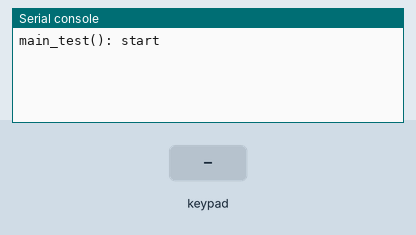
Recording of a program running on a simulated pyboard running MicroPython. On the bench: the last lines printed to the serial console. The test bench sets the inputs (shaded band).

Above: at 1.2 s.
1.3 s: key '1' pressed
At 2.6 s:
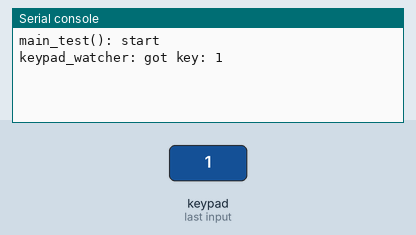
2.9 s: keypad keys 1 2 # pressed 0.4 s apart
At 4.2 s:
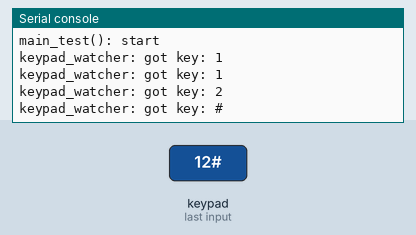
5.6 s: key 'A' pressed
At 6.9 s:
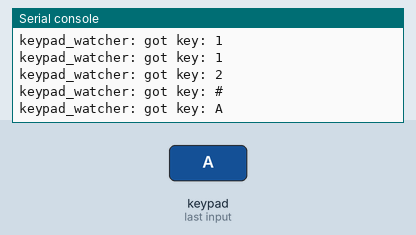
7.2 s: keypad keys 1 2 * pressed 0.4 s apart
At 8.6 s:
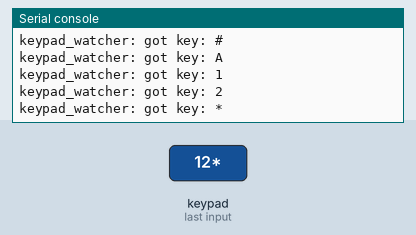
9.9 s: key 'B' pressed
At 10.5 s:
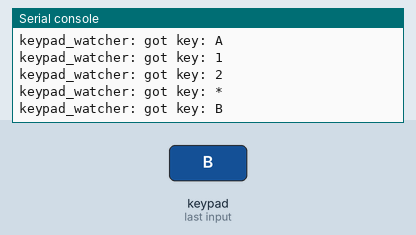
11.5 s: keypad keys 1 2 D pressed 0.4 s apart
At 12.9 s:
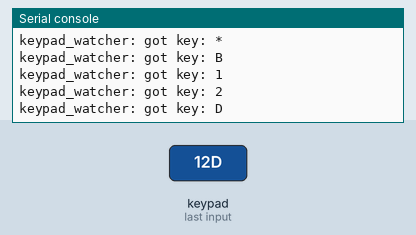

The program:

keypad_uasyncio.py
```python
"""
Keypad module/class for MicroPython, using uasyncio module.
===========================================================

Notes
-----

    * Two uasync coroutines are created.
        1. Keypad.scan_coro -- scans keypad rows/columns and pushes key events to a queue.
        2. keypad_watcher -- watches the keypad for key events on the queue.

    * To run type:
        >>> import keypad_uasyncio as k
        >>> k.run()

    * Need to have the following modules installed (via upip or manually)
        - micropython-uasyncio
        - micropython-uasyncio.queues
        - micropython-uasyncio.core ???
        - micropython-collections

Testing
-------

    * Tested on an Olimex E407 board (STM32F407 micro-controller)
    https://www.olimex.com/Products/ARM/ST/STM32-E407

    * with 16-key (4x4 matrix) membrane keypad, similar to this (bought on eBay).
    https://www.youtube.com/watch?v=wRse5uqvPZs

To Do
-----

    * Pass the key and pin info to the class via function parameters.
    * Support long key press events.
    * Refactor into a common base class.
    * Unit tests :-/
    * Video the keypad working :)

"""

##============================================================================

import micropython

try:
    from hwconfig import Pin
except ImportError:
    from pyb import Pin

import uasyncio as asyncio
from uasyncio.queues import Queue

##============================================================================

QUEUE_SIZE_DEFAULT = 0
START_DEFAULT = False
LONG_KEYPRESS_COUNT_DEFAULT = 20

class Keypad_uasyncio():
    """Class to scan a Keypad matrix (e.g. 16-keys as 4x4 matrix) and report
       key presses.
    """

    ## Key states/events
    KEY_UP          = 0
    KEY_DOWN        = 1
    KEY_DOWN_LONG   = 2
    KEY_UP_LONG     = 3     ## an event only, not a state.

    #-------------------------------------------------------------------------

    def __init__(self, queue_size=QUEUE_SIZE_DEFAULT, start=START_DEFAULT, long_keypress_count=LONG_KEYPRESS_COUNT_DEFAULT):
        """Constructor."""

        self.init(queue_size=queue_size, start=start, long_keypress_count=long_keypress_count)

    #-------------------------------------------------------------------------

    def init(self, queue_size=QUEUE_SIZE_DEFAULT, start=START_DEFAULT, long_keypress_count=LONG_KEYPRESS_COUNT_DEFAULT):
        """Initialise/Reinitialise the instance."""

        ## Create the queue to push key events to.
        self.queue = Queue(maxsize=queue_size)

        self.running = start
        self.long_keypress_count = long_keypress_count

        ## The chars on the keypad
        keys = [
            '1', '2', '3', 'A',
            '4', '5', '6', 'B',
            '7', '8', '9', 'C',
            '*', '0', '#', 'D',
            ]

        ## The chars to display/return when the key is pressed down for a long time.
        self.chars_long = [
            'm', 'i', 'e', 'a',
            'n', 'j', 'f', 'b',
            'o', 'k', 'g', 'c',
            'p', 'l', 'h', 'd',
            ]

        ## Initialise all keys to the UP state.
        self.keys = [ { 'char':key, 'state':self.KEY_UP, 'down_count':0 } for key in keys ]

        ## Pin names for rows and columns.
        self.rows = [ 'PD1', 'PD3', 'PD5', 'PD7' ]
        self.cols = [ 'PD9', 'PD11', 'PD13', 'PD15' ]

        ## Initialise row pins as outputs.
        self.row_pins = [ Pin(pin_name, mode=Pin.OUT) for pin_name in self.rows ]

        ## Initialise column pins as inputs.
        self.col_pins = [ Pin(pin_name, mode=Pin.IN, pull=Pin.PULL_DOWN) for pin_name in self.cols ]

        self.row_scan_delay_ms = 40 // len(self.rows)

    #-------------------------------------------------------------------------

    def start(self):
        """Start keypad scanning."""

        self.running = True

    #-------------------------------------------------------------------------

    def stop(self):
        """Stop the timer."""

        self.running = False

    #-------------------------------------------------------------------------

    def get_key(self):
        """Get last key pressed."""

        key = self.queue.get()
        return key

    #-------------------------------------------------------------------------

    def key_process(self, key_code, col_pin):
        """Process a key press or release."""

        key = self.keys[key_code]
        key_event = None

        if col_pin.value():
            ## key pressed down
            if key['state'] == self.KEY_UP:
                ## just pressed (up => down)
                key_event = self.KEY_DOWN
                key['state'] = key_event
            elif key['state'] == self.KEY_DOWN:
                ## key still down
                    key['down_count'] += 1
                    if key['down_count'] >= self.long_keypress_count:
                        key_event = self.KEY_DOWN_LONG
                        key['state'] = key_event
        else:
            ## key not pressed (up)
            if key['state'] == self.KEY_DOWN:
                ## just released (down => up)
                key_event = self.KEY_UP if key['down_count'] < self.long_keypress_count else self.KEY_UP_LONG
            key['state'] = self.KEY_UP
            key['down_count'] = 0

        return key_event

    #-------------------------------------------------------------------------

    async def scan_coro(self):
        """A coroutine to scan each row and check column for key events."""

        while self.running:
            key_code = 0
            for row, row_pin in enumerate(self.row_pins):
                ## Assert row.
                row_pin.value(1)

                ## Delay between processing each row.
                await asyncio.sleep_ms(self.row_scan_delay_ms)

                ## Check for key events for each column of current row.
                for col, col_pin in enumerate(self.col_pins):
                    ## Process pin state.
                    key_event = self.key_process(key_code=key_code, col_pin=col_pin)
                    ## Process key event.
                    if key_event == self.KEY_UP:
                        key_char = self.keys[key_code]['char']
                        await self.queue.put(key_char)
                    elif key_event == self.KEY_DOWN_LONG:
                        key_char = self.chars_long[key_code]
                        await self.queue.put(key_char)

                    key_code += 1

                ## Deassert row.
                row_pin.value(0)

##============================================================================

async def keypad_watcher(keypad):
    """A task to monitor a queue of key events and process them."""

    while True:
        key = await keypad.get_key()
        #key = await keypad.queue.get()
        print("keypad_watcher: got key:", key)

##============================================================================

def main_test():
    """Main test function."""

    print("main_test(): start")

    micropython.alloc_emergency_exception_buf(100)

    ## Create the keypad instance.
    keypad = Keypad_uasyncio(queue_size=4, start=True)

    ## Get a handle to the asyncio event loop.
    loop = asyncio.get_event_loop()

    ## Add the keypad scanning and keypad watcher coroutines.
    loop.create_task(keypad.scan_coro())
    loop.create_task(keypad_watcher(keypad=keypad))

    ## Start running the coroutines
    loop.run_forever()

    print("main_test(): end")

##============================================================================

run = main_test

if __name__ == '__main__':
    main_test()
```

Measured:
- after the input at 1.3 s, the serial console: prints a new line after 0.16 s (image 1)
- after the input at 2.9 s, the serial console: prints a new line after 0.58 s (image 2)
- after the input at 5.6 s, the serial console: prints a new line after 0.15 s (image 3)
- after the input at 7.2 s, the serial console: prints a new line after 0.17 s (image 4)
- after the input at 9.9 s, the serial console: prints a new line after 0.16 s (image 5)
- after the input at 11.5 s, the serial console: prints a new line after 0.16 s (image 6)
